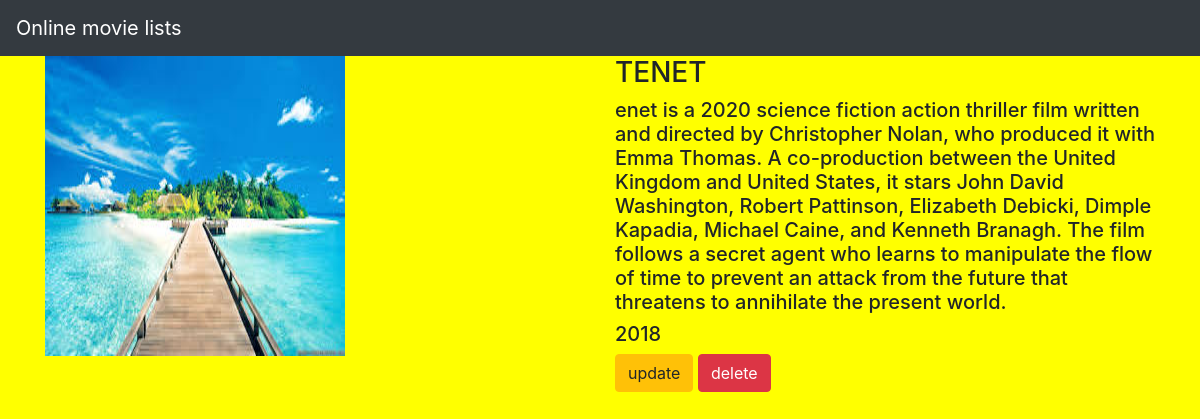
The page /movie/8/ on the database its author committed.
### movieapp/models.py (models this page shows, shortened)
class Movie(models.Model):
    name=models.CharField(max_length=240)
    des=models.TextField()
    year=models.IntegerField()
    img=models.ImageField(upload_to='gallery')

### movieapp/views.py (the view)
# urls.py: path('movie/<int:movie_id>/',views.detail,name='detail'),
def detail(request,movie_id):
    movie=Movie.objects.get(id=movie_id)
    return render(request,'detail.html',{'movie':movie})

### templates/detail.html
{% extends 'base.html' %}
{% block body %}
<div class="container">
    <div class="row">
        <div class="col-md-6">
            <img src="{{movie.img.url}}" width="300" height="300">
        </div>
<div class="col-md-6">
    <h3>{{movie.name}}</h3>
    <h5>{{movie.des}}</h5>
    <h5>{{movie.year}}</h5>
    <a class="btn btn-warning" href="{% url 'movieapp:update' movie.id %}">update</a>
    <a class="btn btn-danger" href="{% url 'movieapp:delete' movie.id %}">delete</a>
</div>
    </div>
</div>
{% endblock %}

### static/style.css (style rules this page uses)
body { background-color:yellow; }

### rows shown on the page
Movie: img (picture), name "TENET", des "enet is a 2020 science fiction action thriller film written and directed by Christopher Nolan, who produced it with Emma Thomas. A co-production between the United Kingdom and United States, it stars John David Washington, Robert Pattinson, Elizabeth Debicki, Dimple Kapadia, Michael Caine, and Kenneth Branagh. The film follows a secret agent who learns to manipulate the flow of time to prevent an attack from the future that threatens to annihilate the present world.", year "2018"
